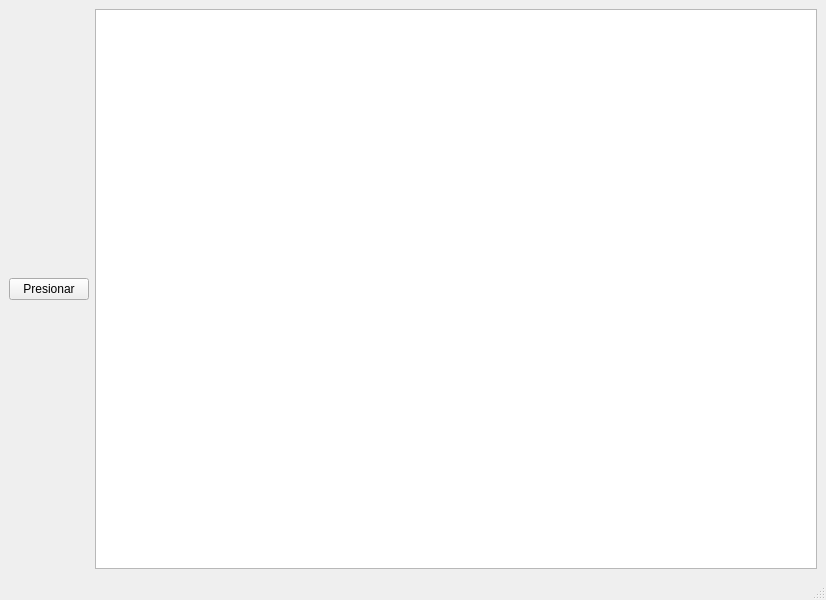
<?xml version="1.0" encoding="UTF-8"?>
<ui version="4.0">
 <class>MainWindow</class>
 <widget class="QMainWindow" name="MainWindow">
  <property name="geometry">
   <rect>
    <x>0</x>
    <y>0</y>
    <width>826</width>
    <height>600</height>
   </rect>
  </property>
  <property name="windowTitle">
   <string>MainWindow</string>
  </property>
  <widget class="QWidget" name="centralwidget">
   <layout class="QHBoxLayout" name="horizontalLayout">
    <item>
     <widget class="QPushButton" name="pushButton">
      <property name="text">
       <string>Presionar</string>
      </property>
     </widget>
    </item>
    <item>
     <widget class="QGraphicsView" name="graphicsView"/>
    </item>
   </layout>
  </widget>
  <widget class="QMenuBar" name="menubar">
   <property name="geometry">
    <rect>
     <x>0</x>
     <y>0</y>
     <width>826</width>
     <height>22</height>
    </rect>
   </property>
  </widget>
  <widget class="QStatusBar" name="statusbar"/>
 </widget>
 <resources/>
 <connections/>
</ui>
